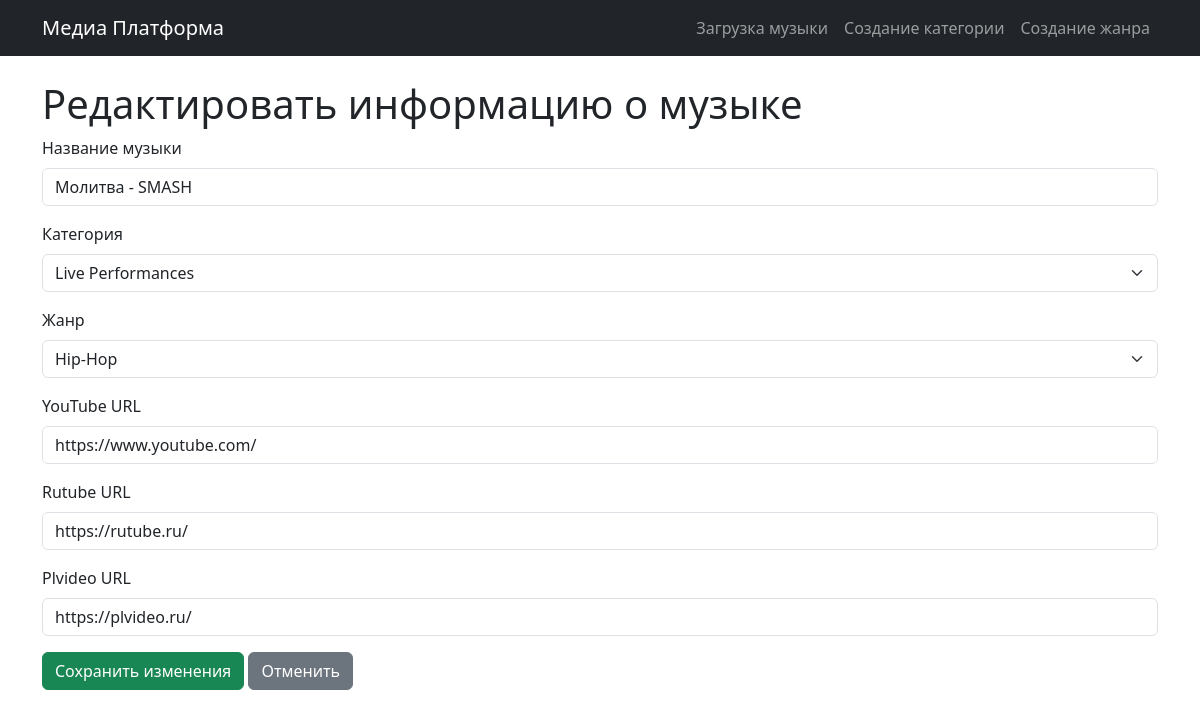
/edit-media/9, run on an earlier commit of the app's database.
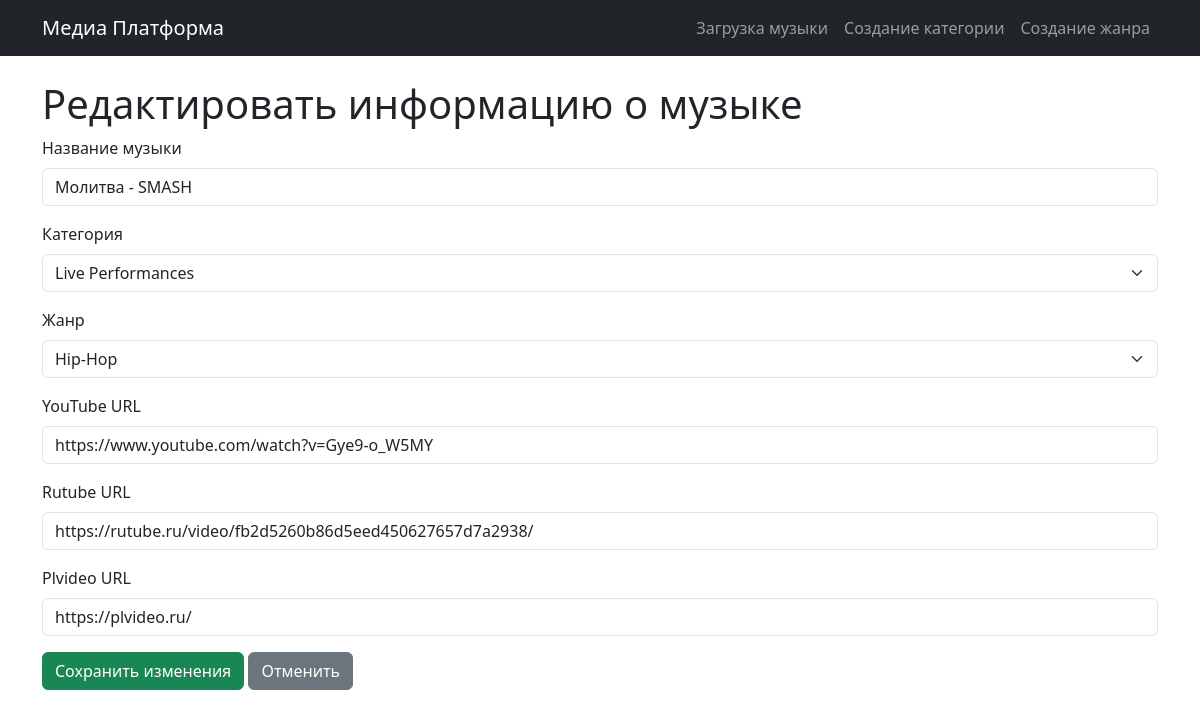
And on a later commit of the database.
### app/models.py (models this page shows)
class MediaFile(Base):
    __tablename__ = "media_files"
    id = Column(Integer, primary_key=True, index=True)
    name_music = Column(String, index=True)
    file_name = Column(String, index=True)
    file_path = Column(String)
    cover_image_path = Column(String)
    category_id = Column(Integer, ForeignKey("categories.id"))
    genre_id = Column(Integer, ForeignKey("genres.id"))
    youtube_url = Column(String(255), nullable=True)
    rutube_url = Column(String(255), nullable=True)
    plvideo_url = Column(String(255), nullable=True)
    category = relationship("Category", back_populates="media_files")
    genre = relationship("Genre", back_populates="media_files")

class Category(Base):
    __tablename__ = "categories"
    id = Column(Integer, primary_key=True, index=True)
    name = Column(String, index=True)
    media_files = relationship("MediaFile", back_populates="category")

class Genre(Base):
    __tablename__ = "genres"
    id = Column(Integer, primary_key=True, index=True)
    name = Column(String, index=True)
    media_files = relationship("MediaFile", back_populates="genre")

### app/main.py (the view)
@app.get("/edit-media/{media_id}")
async def edit_media_form(request: Request, media_id: int, db: Session = Depends(get_db)):
    try:
        media_file = crud.get_media_file_by_id(db, media_id)  # Получите медиа файл по ID
        if media_file is None:
            raise HTTPException(status_code=404, detail="Медиа файл не найден")
        categories = crud.get_categories(db)
        genres = crud.get_genres(db)
        return templates.TemplateResponse("edit_media.html", {"request": request, "media_file": media_file, "categories": categories, "genres": genres})
    except SQLAlchemyError as e:
        logger.error(f"Ошибка базы данных: {e}")
        raise HTTPException(status_code=500, detail="Ошибка базы данных")

### templates/edit_media.html
{% extends "base.html" %}
{% block content %}
<h1>Редактировать информацию о музыке</h1>
<form method="post">
    <div class="mb-3">
        <label for="name_music" class="form-label">Название музыки</label>
        <input type="text" class="form-control" id="name_music" name="name_music" value="{{ media_file.name_music }}" required>
    </div>
    <div class="mb-3">
        <label for="category_id" class="form-label">Категория</label>
        <select class="form-select" id="category_id" name="category_id" required>
            {% for category in categories %}
            <option value="{{ category.id }}" {% if category.id == media_file.category_id %}selected{% endif %}>{{ category.name }}</option>
            {% endfor %}
        </select>
    </div>
    <div class="mb-3">
        <label for="genre_id" class="form-label">Жанр</label>
        <select class="form-select" id="genre_id" name="genre_id" required>
            {% for genre in genres %}
            <option value="{{ genre.id }}" {% if genre.id == media_file.genre_id %}selected{% endif %}>{{ genre.name }}</option>
            {% endfor %}
        </select>
    </div>
    <div class="mb-3">
        <label for="youtube_url" class="form-label">YouTube URL</label>
        <input type="url" class="form-control" id="youtube_url" name="youtube_url" value="{{ media_file.youtube_url }}">
    </div>
    <div class="mb-3">
        <label for="rutube_url" class="form-label">Rutube URL</label>
        <input type="url" class="form-control" id="rutube_url" name="rutube_url" value="{{ media_file.rutube_url }}">
    </div>
    <div class="mb-3">
        <label for="plvideo_url" class="form-label">Plvideo URL</label>
        <input type="url" class="form-control" id="plvideo_url" name="plvideo_url" value="{{ media_file.plvideo_url }}">
    </div>
    <button type="submit" class="btn btn-success">Сохранить изменения</button>
    <a href="/" class="btn btn-secondary">Отменить</a>
</form>
{% endblock %}

What changed in the data, as far as the page shows it:
changed MediaFile "Молитва - SMASH": youtube_url "https://www.youtube.com/" → "https://www.youtube.com/watch?v=Gye9-o_W5MY"; rutube_url "https://rutube.ru/" → "https://rutube.ru/video/fb2d5260b86d5eed450627657d7a2938/"
